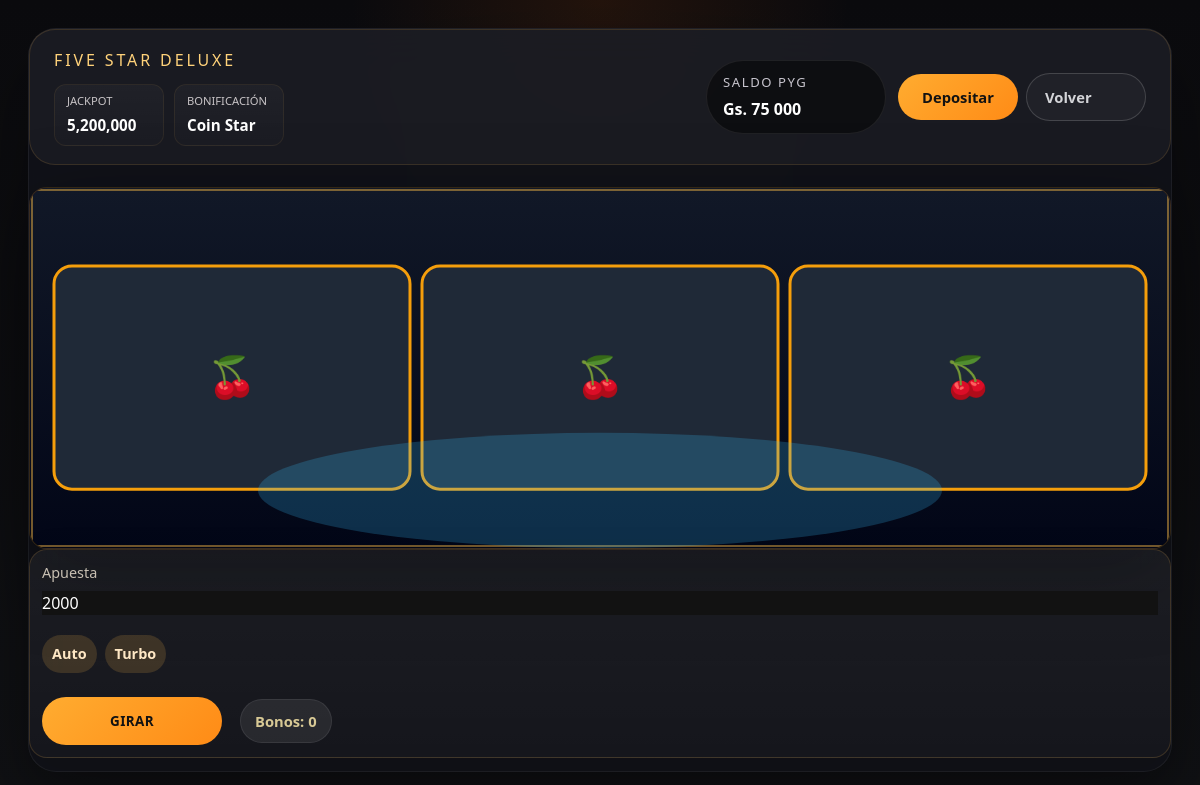
Page /tragamonedas/ (signed in) on the earlier database version.
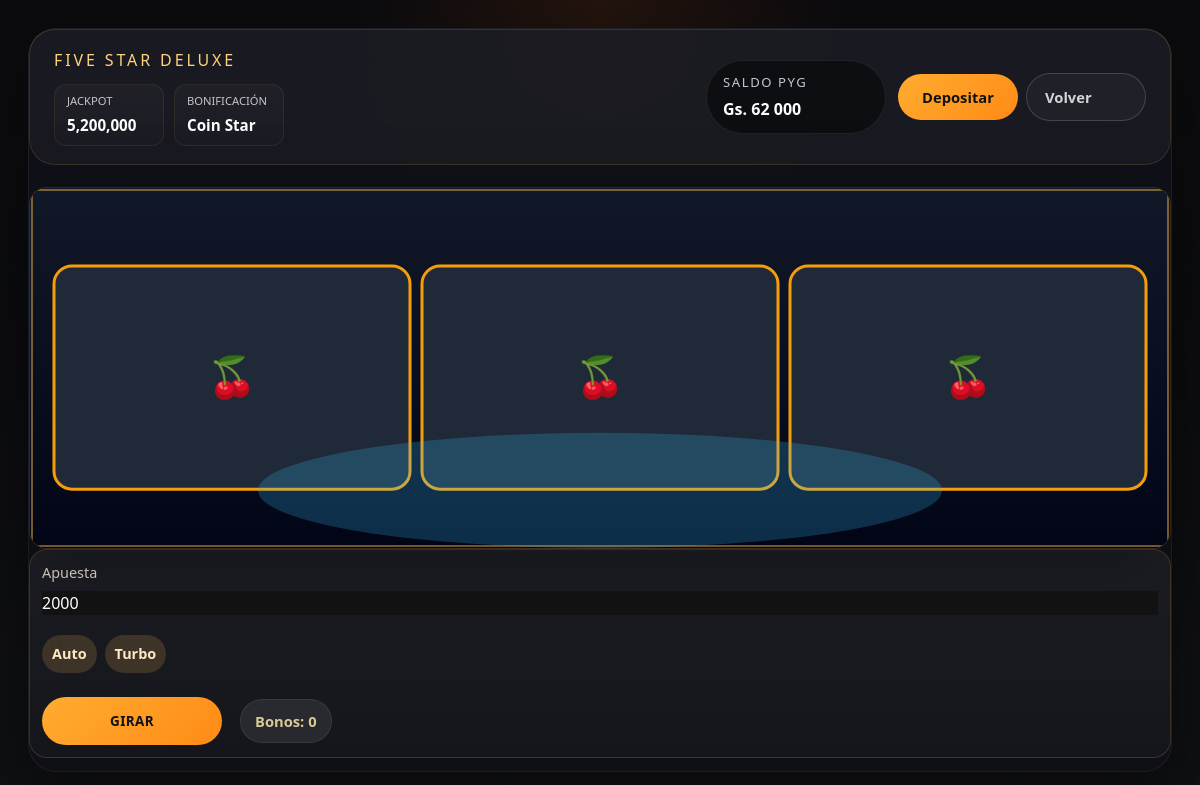
Same page on the later database version.
### casino/models.py (models this page shows)
class Player(AbstractUser):
    nombre = models.CharField(max_length=64, verbose_name=_("Nombres"))
    apellido = models.CharField(max_length=64, verbose_name=_("Apellidos"))
    edad = models.PositiveSmallIntegerField(verbose_name=_("Edad"), validators=[validar_edad_mayoria])
    sexo = models.CharField(max_length=16, choices=[("M", "Masculino"), ("F", "Femenino"), ("O", "Otro")], verbose_name=_("Sexo"))
    estado_civil = models.CharField(
        max_length=24,
        choices=[
            ("soltero", "Soltero"),
            ("casado", "Casado"),
            ("divorciado", "Divorciado"),
            ("viudo", "Viudo"),
            ("union_libre", "Unión libre"),
        ],
        verbose_name=_("Estado Civil"),
    )
    saldo = EncryptedDecimalField(
        max_digits=14,
        decimal_places=0,
        default=20000,
        verbose_name=_("Saldo Disponible (Gs.)"),
        help_text=_("Saldo cifrado en Guaraníes."),
    )
    recibio_regalo = models.BooleanField(
        default=False,
        verbose_name=_("Recibió bono de bienvenida"),
        help_text=_("Marca si el usuario obtuvo el regalo de los primeros registros."),
    )
    slot_play_count = models.PositiveIntegerField(
        default=0,
        verbose_name=_("Jugadas consecutivas de tragamonedas"),
        help_text=_("Contador acumulado de giros de tragamonedas para habilitar jackpots de retención."),
    )
    bonus_balance = models.DecimalField(
        max_digits=14,
        decimal_places=0,
        default=0,
        verbose_name=_("Saldo de bono"),
    )
    bonus_rollover = models.DecimalField(
        max_digits=14,
        decimal_places=0,
        default=0,
        verbose_name=_("Rollover acumulado"),
    )
    bonus_rollover_target = models.DecimalField(
        max_digits=14,
        decimal_places=0,
        default=0,
        verbose_name=_("Meta de rollover"),
    )
    free_spins = models.PositiveIntegerField(
        default=0,
        verbose_name=_("Giros gratis disponibles"),
    )
    REQUIRED_FIELDS = ["email", "nombre", "apellido", "edad", "sexo", "estado_civil"]
    class Meta:
        verbose_name = "Jugador"
        verbose_name_plural = "Jugadores"

### casino/views.py (the view)
# urls.py: path("tragamonedas/", views.tragamonedas, name="tragamonedas"),
@login_required
def tragamonedas(request, slug=None):
    default = {
        "frutas-de-fuego-777": {"title": "FRUTAS DE FUEGO 777", "theme": "fruits", "jackpots": ["FUEGO","CORONADO","DORADO","MENOR"]},
        "palacio-arlequin": {"title": "EL PALACIO DEL ARLEQUÍN", "theme": "harlequin", "jackpots": ["JOKER","GRAND","MAJOR","MINOR"]},
        "mansion-embrujada": {"title": "MANSIÓN EMBRUJADA", "theme": "gothic", "jackpots": ["ESPECTRO","PLATA","BRONCE","MENOR"]},
        "coronas-fortuna": {"title": "CORONAS DE LA FORTUNA", "theme": "crowns", "jackpots": ["CORONA","REAL","FORTUNAS","MENOR"]},
    }
    meta = default.get(slug, default["frutas-de-fuego-777"]) if slug else default["frutas-de-fuego-777"]
    return render(request, "casino/tragamonedas.html", {"player": request.user, "game_slug": slug or "frutas-de-fuego-777", "game_meta": meta})

### casino/fields.py (called while the page is built)
    def from_db_value(self, value: bytes | None, expression, connection) -> Decimal | None:
        if value is None:
            return None
        cipher = get_cipher()
        if isinstance(value, memoryview) or isinstance(value, bytearray):
            value = bytes(value)
        if isinstance(value, str):
            try:
                import base64
                value = base64.urlsafe_b64decode(value.encode())
            except Exception:
                value = value.encode()
        try:
            plain = cipher.decrypt(value)
            return Decimal(plain.decode())
        except (InvalidToken, ValueError):
            raise ValidationError("No se pudo descifrar el saldo almacenado.")

### casino/utils.py (called while the page is built)
def get_cipher():
    key = settings.FERNET_KEY
    if isinstance(key, str):
        key_bytes = key.encode()
    elif isinstance(key, (bytes, bytearray, memoryview)):
        key_bytes = bytes(key)
    else:
        key_bytes = str(key).encode()
    return Fernet(key_bytes)

### templates/casino/tragamonedas.html (shortened to what the changed rows need)
{% extends "base.html" %}
{% load humanize %}
{% block content %}
    <div class="game-page" data-game="{{ game_slug }}">
        <div class="layout-shell">
            <main class="game-shell glass-panel {% if game_slug == 'palacio-arlequin' %}joker-jackpot-shell{% elif game_slug == 'mansion-embrujada' %}betty-boris-boo-shell{% endif %}" style="position: relative;">
                {% if game_slug == 'palacio-arlequin' %}
                <section class="joker-jackpot-shell">
                    <div class="joker-jackpot-header">
                        <div class="joker-jackpot-title">
                            <span class="joker-mark">🃏</span>
                            <div>
                                <h2>Joker Jackpot</h2>
                            </div>
                        </div>
                        <div class="balance-inline balance-inline--corner">
                            <div class="balance-chip balance-chip--compact">
                                <span>SALDO PYG</span>
                                <strong id="balance-value" class="balance-value">Gs. {{ player.saldo|intcomma }}</strong>
                            </div>
                            <button type="button" class="btn-primary btn-small" id="quick-deposit-btn">Depositar</button>
                            <a href="{% url 'casino:dashboard' %}" class="btn-secondary btn-small">Volver</a>
                        </div>
                    </div>
                    <div class="joker-jackpot-topbar">
                        <article class="jackpot-board jackpot-board--joker">
                            <span>JOKER</span>
                            <strong id="joker-jackpot-joker">6,420,000</strong>
                        </article>
                        <article class="jackpot-board jackpot-board--grand">
                            <span>GRAND</span>
                            <strong id="joker-jackpot-grand">14,300,000</strong>
                        </article>
                        <article class="jackpot-board jackpot-board--major">
                            <span>MAJOR</span>
                            <strong id="joker-jackpot-major">4,220,000</strong>
                        </article>
                        <article class="jackpot-board jackpot-board--minor">
                            <span>MINOR</span>
                            <strong id="joker-jackpot-minor">920,000</strong>
                        </article>
                    </div>
                    <div class="joker-jackpot-layout" style="padding:0;">
                        <style>
                            /* Joker unified box: make the whole block wider and flush to container sides */
                            .joker-jackpot-layout {
                                background: linear-gradient(135deg, rgba(5,6,12,0.96), rgba(23,14,28,0.96));
                                padding: 0;
                                border-radius: 18px;
                                box-shadow: 0 6px 20px rgba(0,0,0,0.6);
                                /* Keep the layout full-width inside its parent without overflow */
                                width: 100%;
                                margin-left: 0;
                                margin-right: 0;
                                box-sizing: border-box;
                                overflow: hidden;
                                gap: 0;
                            }
                            .joker-jackpot-stage-shell { padding: 0; }
                          #joker-jackpot-stage { width:100%; height:auto; min-height:auto; border-radius:18px 18px 0 0; display:block; }
                            .joker-jackpot-controls { padding: 0; margin-top: -120px !important; position: relative; z-index: 99; }
                            .joker-controls-card { width:100% !important; max-width:100% !important; margin:0 !important; padding:18px !important; border-radius:0 0 18px 18px !important; box-sizing:border-box; }
                        </style>
                            <div class="joker-jackpot-stage-shell" style="width: 100%; display: flex; flex-direction: column; align-items: center; justify-content: center;">
                            <div id="joker-jackpot-stage" class="joker-jackpot-pixi-stage slot-canvas" aria-label="Escena de Joker Jackpot"></div>
                        </div>
                        <div style="width: 100%; padding: 0; box-sizing: border-box;">
                            <div class="joker-controls-card" style="width: 100%; max-width: 100%; margin: 0; padding: 12px; box-sizing: border-box;">
                                <div class="joker-control-row">
                                    <label for="slot-apuesta">Apuesta</label>
                                    <input id="slot-apuesta" type="number" min="2000" value="2000" class="form-input" />
                                </div>
                                <div class="joker-modes-row">
                                    <button type="button" id="slot-auto-btn" class="control-chip control-chip--neon">Auto</button>
                                    <button type="button" id="slot-turbo-btn" class="control-chip control-chip--neon">Turbo</button>
                                </div>
                                <button type="button" id="slot-bet-button" class="btn-primary btn-spin btn-spin--joker">GIRAR</button>
                                <div class="status-footer">
                                    <span id="slots-status" class="status-pill"></span>
                                    <span id="bonus-info" class="status-pill status-pill--soft">Bonos: {{ player.bonus_balance|intcomma }}</span>
                                </div>
                            </div>
                        </aside>
                    </div>
                </section>
                {% else %}
                <section class="five-star-shell">
                    <div class="five-star-header">
                        <div class="five-star-info">
                            <div class="slot-label-group">
                                <span class="slot-label">Five Star Deluxe</span>
                                <div class="mini-badges">
                                    <div class="mini-badge">
                                        <span>Jackpot</span>
                                        <strong>5,200,000</strong>
                                    </div>
                                    <div class="mini-badge">
                                        <span>Bonificación</span>
                                        <strong>Coin Star</strong>
                                    </div>
                                </div>
                            </div>
                        </div>
                        <div class="balance-inline">
                            <div class="balance-chip">
                                <span>SALDO PYG</span>
                                <strong id="balance-value" class="balance-value">Gs. {{ player.saldo|intcomma }}</strong>
                            </div>
                            <div style="display:flex;gap:8px;align-items:center;">
                                <button type="button" class="btn-primary btn-small" id="quick-deposit-btn">Depositar</button>
                                <a href="{% url 'casino:dashboard' %}" class="btn-secondary btn-small">Volver</a>
                            </div>
                        </div>
                    </div>
                    <div class="five-star-layout">
                        <div class="five-star-view">
                            <div id="five-star-reel-stage" class="five-star-pixi-stage slot-canvas" aria-label="Escena de tragamonedas Five Star"></div>
                                <div class="five-star-bottom-shell" style="margin-top:0;">
                                    <div class="controls-card controls-card--five-star" style="width:100%;max-width:none;padding:20px;border-radius:18px;position:relative;z-index:9;box-sizing:border-box;">
                                        <div class="controls-top-row" style="display:flex;flex-direction:column;gap:8px;">
                                            <label class="control-label" for="slot-apuesta">Apuesta</label>
                                            <input id="slot-apuesta" type="number" min="2000" value="2000" class="form-input" />
                                        </div>
                                        <div class="control-buttons-row control-buttons-row--full" style="display:flex;gap:8px;margin-top:8px;">
                                            <button type="button" id="slot-auto-btn" class="control-chip">Auto</button>
                                            <button type="button" id="slot-turbo-btn" class="control-chip">Turbo</button>
                                        </div>
                                        <div class="controls-bottom-row" style="display:flex;align-items:center;gap:12px;margin-top:12px;">
                                            <button type="button" id="slot-bet-button" class="btn-primary btn-spin" style="flex:1;padding:14px 18px;font-weight:700;">GIRAR</button>
                                            <div style="display:flex;align-items:center;justify-content:center;min-width:86px;">
                                                <span id="bonus-info" class="status-pill status-pill--soft" style="margin-left:6px;">Bonos: {{ player.bonus_balance|intcomma }}</span>
                                            </div>
                                        </div>
                                    </div>
                                </div>
                        </div>
                    </div>
                </section>
                {% endif %}
            </main>
        </div>
    </div>
{% endblock %}

Differences in the rows shown:
changed Player: saldo "75 000" → "62 000"
